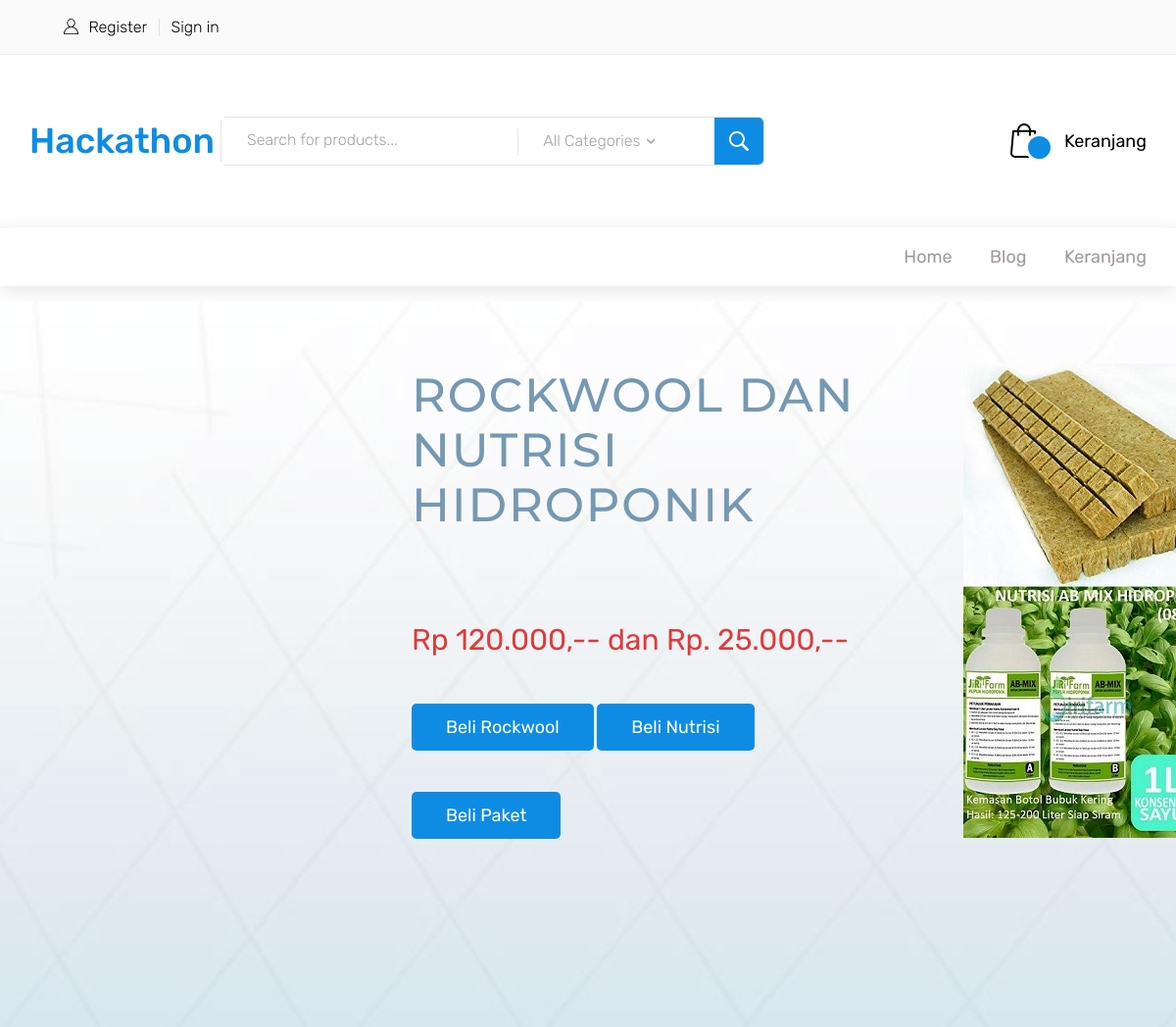
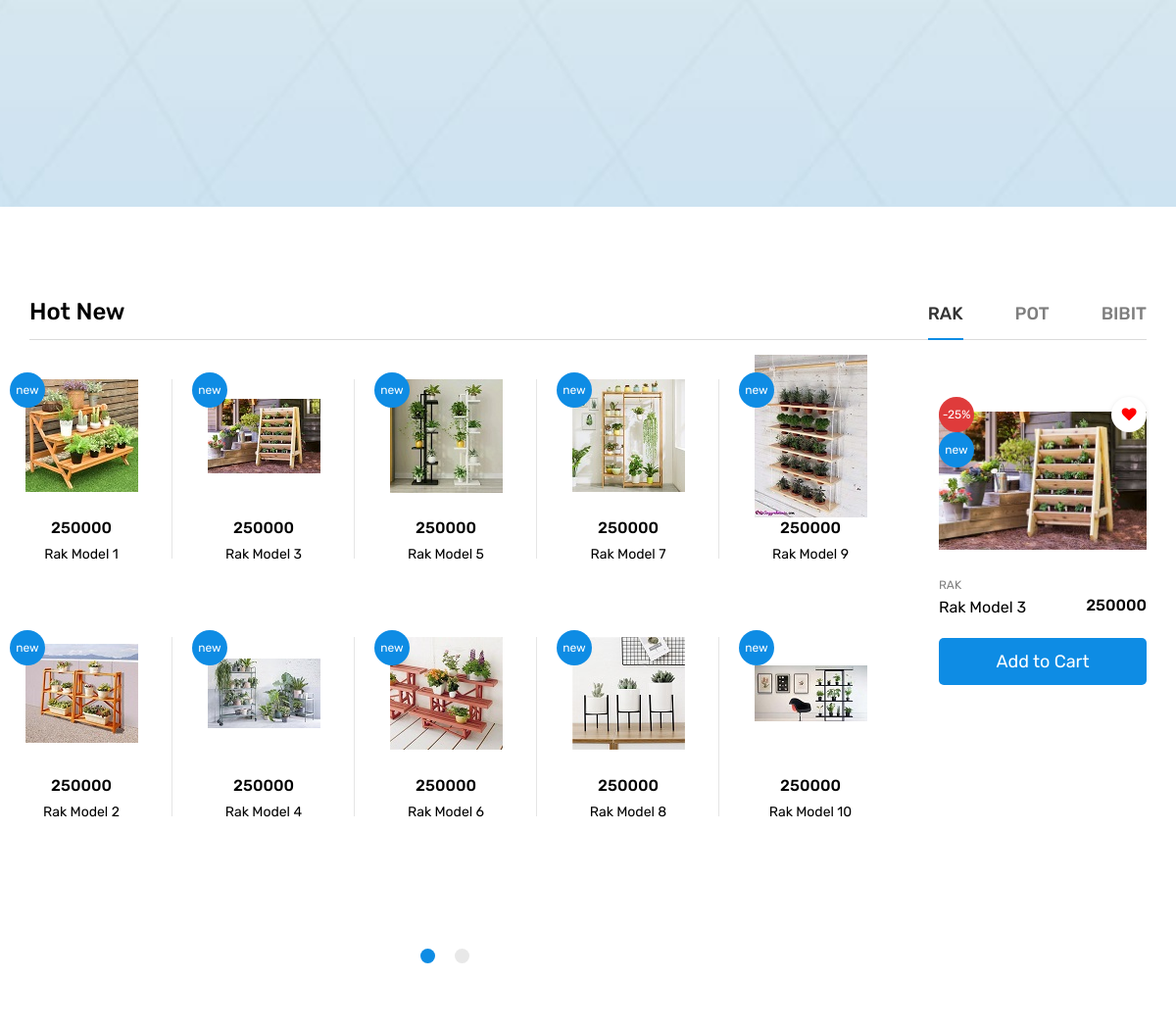
/hacking_marathon/index.php, run on the app's committed database (2 pictures, top to bottom).
### tables this page shows
CREATE TABLE `products` (
  `id` int(11) NOT NULL,
  `product_name` varchar(100) NOT NULL,
  `product_img` varchar(100) NOT NULL,
  `price` float NOT NULL
);

### hacking_marathon/index.php (the view, shortened to what this page needs)
<?php session_start();
include '../config.php';
 ?>
<html lang="en">
<head>
<link rel="stylesheet" type="text/css" href="styles/bootstrap4/bootstrap.min.css">
<link href="plugins/fontawesome-free-5.0.1/css/fontawesome-all.css" rel="stylesheet" type="text/css">
<link rel="stylesheet" type="text/css" href="plugins/OwlCarousel2-2.2.1/owl.carousel.css">
<link rel="stylesheet" type="text/css" href="plugins/OwlCarousel2-2.2.1/owl.theme.default.css">
<link rel="stylesheet" type="text/css" href="plugins/OwlCarousel2-2.2.1/animate.css">
<link rel="stylesheet" type="text/css" href="plugins/slick-1.8.0/slick.css">
<link rel="stylesheet" type="text/css" href="styles/main_styles.css">
<link rel="stylesheet" type="text/css" href="styles/responsive.css">
</head>
<body>
<div class="super_container">
	<header class="header">
		<div class="top_bar">
			<div class="container">
				<div class="row">
					<div class="col d-flex flex-row">
						<?php if (isset($_SESSION['email'])) { ?>
							<div class="top_bar_user">
								<div class="user_icon"><img src="images/user.svg" alt=""></div>
								<div>Hello <?php echo $_SESSION['email']; ?></div>
								<div><a href="logout.php">Log Out</a></div>
							</div>
							<?php }
							else{ ?>
							<div class="top_bar_user">
								<div class="user_icon"><img src="images/user.svg" alt=""></div>
								<div><a href="../form/form_register.php">Register</div></a>
								<div><a href="../form/form_login.php">Sign in</a></div>
							</div>
								<?php } ?>
						</div>
					</div>
				</div>
			</div>
		</div>
		<div class="header_main">
			<div class="container">
				<div class="row">
					<div class="col-lg-2 col-sm-3 col-3 order-1">
						<div class="logo_container">
							<div class="logo"><a href="../index.html">Hackathon</a></div>
						</div>
					</div>
					<div class="col-lg-6 col-12 order-lg-2 order-3 text-lg-left text-right">
						<div class="header_search">
							<div class="header_search_content">
								<div class="header_search_form_container">
									<form action="#" class="header_search_form clearfix">
										<input type="search" required="required" class="header_search_input" placeholder="Search for products...">
										<div class="custom_dropdown">
											<div class="custom_dropdown_list">
												<span class="custom_dropdown_placeholder clc">All Categories</span>
												<i class="fas fa-chevron-down"></i>
											</div>
										</div>
										<button type="submit" class="header_search_button trans_300" value="Submit"><img src="images/search.png" alt=""></button>
									</form>
								</div>
							</div>
						</div>
					</div>
					<div class="col-lg-4 col-9 order-lg-3 order-2 text-lg-left text-right">
						<div class="wishlist_cart d-flex flex-row align-items-center justify-content-end">
							<div class="cart">
								<div class="cart_container d-flex flex-row align-items-center justify-content-end">
									<div class="cart_icon">
										<img src="images/cart.png" alt="">
										<div class="cart_count"></div>
									</div>
									<div class="cart_content">
										<div class="cart_text"><a href="cart.php">Keranjang</a></div>
									</div>
								</div>
							</div>
						</div>
					</div>
				</div>
			</div>
		</div>
		<nav class="main_nav">
			<div class="container">
				<div class="row">
					<div class="col">
						<div class="main_nav_content d-flex flex-row">
							<div class="main_nav_menu ml-auto">
								<ul class="standard_dropdown main_nav_dropdown">
									<li><a href="index.php">Home<i class="fas fa-chevron-down"></i></a></li>
									<li><a href="../blog.html">Blog<i class="fas fa-chevron-down"></i></a></li>
									<li><a href="cart.php">Keranjang<i class="fas fa-chevron-down"></i></a></li>
								</ul>
							</div>
						</div>
					</div>
				</div>
			</div>
		</nav>
		<div class="page_menu">
			<div class="container">
				<div class="row">
					<div class="col">
					</div>
				</div>
			</div>
		</div>
	<div class="banner">
		<div class="banner_background" style="background-image:url(images/banner_background.jpg)"></div>
		<div class="container fill_height">
			<div class="row fill_height">
				<div class="banner_product_image"><img src="images/merge.jpg" alt=""></div><br>
				<div class="col-lg-5 offset-lg-4 fill_height">
					<div class="banner_content">
						<h1 class="banner_text">Rockwool Dan Nutrisi Hidroponik </h1>
						<div class="banner_price">Rp 120.000,-- dan Rp. 25.000,--</div>
						<div class="button banner_button"><a href="proses_cart.php?id=49">Beli Rockwool</a></div>
						<div class="button banner_button"><a href="proses_cart.php?id=50">Beli Nutrisi</a></div>
						<div class="button banner_button"><a href="proses_cart.php?id=51">Beli Paket</a></div>
					</div>
				</div>
			</div>
		</div>
	</div>
	<div class="new_arrivals">
		<div class="container">
			<div class="row">
				<div class="col">
					<div class="tabbed_container">
						<div class="tabs clearfix tabs-right">
							<div class="new_arrivals_title">Hot New</div>
							<ul class="clearfix">
								<li class="active">RAK</li>
								<li>POT</li>
								<li>BIBIT</li>
							</ul>
							<div class="tabs_line"><span></span></div>
						</div>
						<div class="row">
							<div class="col-lg-9" style="z-index:1;">
								<div class="product_panel panel active">
									<div class="arrivals_slider slider">
		<?php
		for ($i=17; $i <= 32; $i++) {
								$ambil = $koneksi->query("SELECT * FROM products WHERE id='$i'");
								while ($obj = $ambil->fetch_object()) { ?>
									<div class="arrivals_slider_item">
											<div class="product_item is_new d-flex flex-column align-items-center justify-content-center text-center">
											<?php	echo '<div class="product_image d-flex flex-column align-items-center justify-content-center"><img src="images/'.$obj->product_img.'" alt=""></div>'; ?>
												<div class="product_content">
													<div class="product_price"><?php echo $obj->price; ?></div>
													<div class="product_name"><div><a href="product.html"><?php echo $obj->product_name; ?></a></div></div>
												</div>
												<ul class="product_marks">
													<li class="product_mark product_new">new</li>
												</ul>
											</div>
										</div>
									<?php } }?>
									</div>
								</div>
							</div>
							<?php
								$ambil = $koneksi->query("SELECT * FROM products WHERE id=19");
								$obj= $ambil->fetch_object(); ?>
							<div class="col-lg-3">
								<div class="arrivals_single clearfix">
									<div class="d-flex flex-column align-items-center justify-content-center">
										<div class="arrivals_single_image"><img src="images/rak.jpg" alt=""></div>
										<div class="arrivals_single_content">
											<div class="arrivals_single_category"><a href="#">RAK</a></div>
											<div class="arrivals_single_name_container clearfix">
												<div class="arrivals_single_name"><a href="#"><?php echo $obj->product_name; ?></a></div>
												<div class="arrivals_single_price text-right"><?php echo $obj->price; ?></div>
											</div>
											<?php echo	'<a href="proses_cart.php?id='.$obj->id.'"><button class="arrivals_single_button">Add to Cart</button></a>'; ?>
										</div>
										<div class="arrivals_single_fav product_fav active"><i class="fas fa-heart"></i></div>
										<ul class="arrivals_single_marks product_marks">
											<li class="product_mark product_discount">-25%</li>
											<li class="arrivals_single_mark product_mark product_new">new</li>
										</ul>
									</div>
								</div>
							</div>
						</div>
					</div>
				</div>
			</div>
		</div>
	</div>
</body>
</html>

### data on the page
products: product_img (picture), price "250000", product_name "Rak Model 1"
products: product_img (picture), price "250000", product_name "Rak Model 2"
products: product_img (picture), price "250000", product_name "Rak Model 3"
products: product_img (picture), price "250000", product_name "Rak Model 4"
products: product_img (picture), price "250000", product_name "Rak Model 5"
products: product_img (picture), price "250000", product_name "Rak Model 6"
products: product_img (picture), price "250000", product_name "Rak Model 7"
products: product_img (picture), price "250000", product_name "Rak Model 8"
products: product_img (picture), price "250000", product_name "Rak Model 9"
products: product_img (picture), price "250000", product_name "Rak Model 10"
